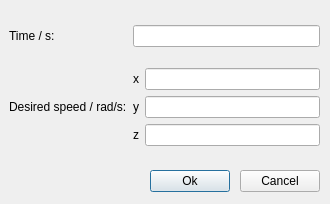
<?xml version="1.0" encoding="UTF-8"?>
<ui version="4.0">
 <class>CommandDialog</class>
 <widget class="QDialog" name="CommandDialog">
  <property name="geometry">
   <rect>
    <x>0</x>
    <y>0</y>
    <width>330</width>
    <height>204</height>
   </rect>
  </property>
  <property name="windowTitle">
   <string>Dialog</string>
  </property>
  <widget class="QPushButton" name="cmdOk">
   <property name="geometry">
    <rect>
     <x>150</x>
     <y>170</y>
     <width>80</width>
     <height>22</height>
    </rect>
   </property>
   <property name="text">
    <string>Ok</string>
   </property>
  </widget>
  <widget class="QPushButton" name="cmdCancel">
   <property name="geometry">
    <rect>
     <x>240</x>
     <y>170</y>
     <width>80</width>
     <height>22</height>
    </rect>
   </property>
   <property name="text">
    <string>Cancel</string>
   </property>
  </widget>
  <widget class="QWidget" name="gridLayoutWidget">
   <property name="geometry">
    <rect>
     <x>9</x>
     <y>10</y>
     <width>311</width>
     <height>151</height>
    </rect>
   </property>
   <layout class="QGridLayout" name="gridLayout">
    <item row="0" column="0">
     <widget class="QLabel" name="label">
      <property name="text">
       <string>Time / s:</string>
      </property>
     </widget>
    </item>
    <item row="1" column="0">
     <widget class="QLabel" name="label_2">
      <property name="text">
       <string>Desired speed / rad/s:</string>
      </property>
     </widget>
    </item>
    <item row="0" column="1">
     <widget class="QLineEdit" name="timeEdit"/>
    </item>
    <item row="1" column="1">
     <layout class="QGridLayout" name="gridLayout_2">
      <item row="1" column="0">
       <widget class="QLabel" name="label_4">
        <property name="text">
         <string>y</string>
        </property>
       </widget>
      </item>
      <item row="2" column="0">
       <widget class="QLabel" name="label_5">
        <property name="text">
         <string>z</string>
        </property>
       </widget>
      </item>
      <item row="0" column="0">
       <widget class="QLabel" name="label_3">
        <property name="text">
         <string>x</string>
        </property>
       </widget>
      </item>
      <item row="0" column="1">
       <widget class="QLineEdit" name="xEdit"/>
      </item>
      <item row="1" column="1">
       <widget class="QLineEdit" name="yEdit"/>
      </item>
      <item row="2" column="1">
       <widget class="QLineEdit" name="zEdit"/>
      </item>
     </layout>
    </item>
   </layout>
  </widget>
 </widget>
 <resources/>
 <connections/>
</ui>
